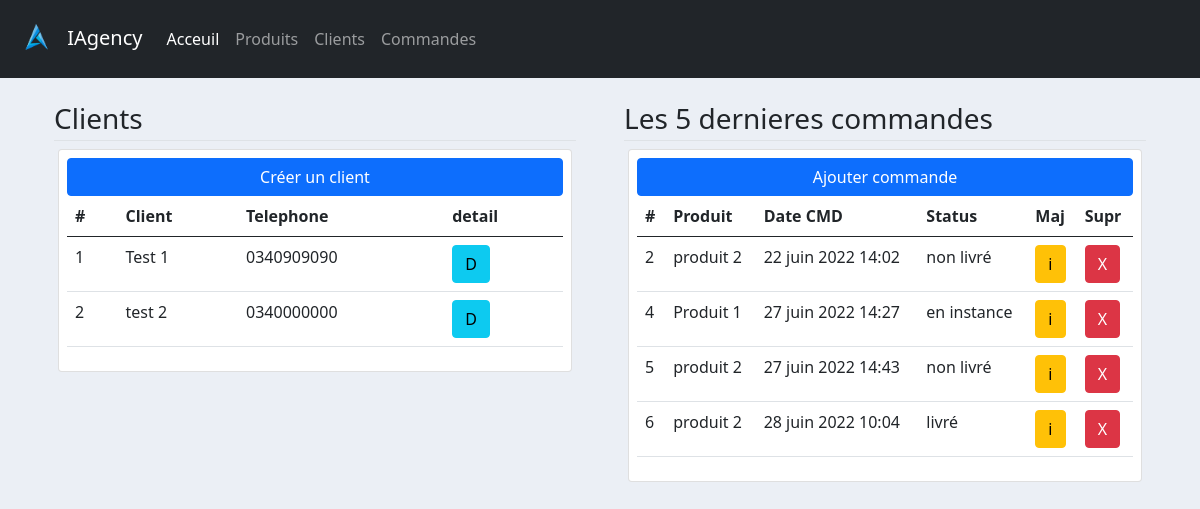
The page / on the database its author committed.
### client/models.py (models this page shows, shortened)
class Client(models.Model):
    nom = models.CharField(max_length=200,null=True)
    telephone = models.CharField(max_length=100, null=True)
    date_creation = models.DateTimeField(auto_now_add=True, null=True)

### commande/models.py (models this page shows)
class Commande(models.Model):
    STATUS=(
        ('en instance','en instance'),
        ('non livré','non livré'),
        ('livré','livré')
    )
    client = models.ForeignKey(Client,null=True,on_delete=models.SET_NULL)
    produit = models.ForeignKey(Produit,null=True,on_delete=models.SET_NULL)
    status = models.CharField(max_length=200,null=True,choices=STATUS)
    date_creation = models.DateTimeField(auto_now_add=True, null=True)

### produit/models.py (models this page shows)
class Produit(models.Model):
    nom = models.CharField(max_length=200, null=True)
    prix = models.FloatField(null=True)
    date_creation = models.DateTimeField(auto_now_add=True, null=True)
    tag = models.ManyToManyField(Tag)
    def __str__(self):
        return self.nom

### produit/views.py (the view)
# urls.py: path('', views.home, name='accueil'),
def home(request):
    commandes = Commande.objects.all()
    clients = Client.objects.all()
    context={
        'commandes':commandes,
        'clients':clients
    }
    return render(request, 'produit/accueil.html',context)

### templates/produit/accueil.html
{% extends 'main.html' %} {% block contenu %}
<div class="container-lg">
  <div class="row row-cols-md-2 row-cols-1">
    <div class="col p-md-4 p-3">
      <h3 class="border-bottom pb-1">Clients</h3>
      <div class="card p-2 m-1">
        <input type="button" value="Créer un client" class="btn btn-primary" />
        <table class="table">
          <thead>
            <tr>
              <th scope="col">#</th>
              <th scope="col">Client</th>
              <th scope="col">Telephone</th>
              <th>detail</th>
            </tr>
          </thead>
          <tbody>
            {% for client in clients %}
            <tr>
              <td>{{client.id}}</td>
              <td>{{client.nom}}</td>
              <td>{{client.telephone}}</td>
              <td>
                <a href="{% url 'client' client.id %}" class="btn btn-info"
                  >D</a
                >
              </td>
            </tr>
            {% endfor %}
          </tbody>
        </table>
      </div>
    </div>
    <div class="col p-md-4 p-3">
      <h3 class="border-bottom pb-1">Les 5 dernieres commandes</h3>
      <div class="card p-2 m-1">
        <a href="{% url 'ajout_commande' %}" class="btn btn-primary"
          >Ajouter commande</a
        >
        <div class="table-responsive">
          <table class="table">
            <thead>
              <tr>
                <th scope="col">#</th>
                <th scope="col">Produit</th>
                <th scope="col">Date CMD</th>
                <th scope="col">Status</th>
                <th scope="col">Maj</th>
                <th scope="col">Supr</th>
              </tr>
            </thead>
            <tbody>
              {% for commande in commandes %}
              <tr>
                <td>{{commande.id}}</td>
                <td>{{commande.produit}}</td>
                <td>{{commande.date_creation}}</td>
                <td>{{commande.status}}</td>
                <td><a href="{% url 'modifier_commande' commande.id %}" class="btn btn-warning">i</a></td>
                <td><a href="{% url 'supprimer_commande' commande.id %}" class="btn btn-danger">X</a></td>
              </tr>
              {% endfor %}
            </tbody>
          </table>
        </div>
      </div>
    </div>
  </div>
</div>
{% endblock %}

### templates/main.html (shortened to what this page needs)
{% load static %}
<!DOCTYPE html>
<html lang="en">
<head>
    <link rel="stylesheet" type="text/css" href="{% static 'css/bootstrap.css'%}">
    <link rel="stylesheet" type="text/css" href="{% static 'css/style.css' %}">
    </head>
<body>
    {% include 'base/navbar.html' %}
    {% block contenu %}
    {% endblock %}
</body>
</html>

### templates/base/navbar.html (shortened to what this page needs)
{% load static%}
<nav class="navbar navbar-expand-lg navbar-dark bg-dark fixed">
    <div class="container-fluid">
        <span class="navbar-brand">
            <img src="{% static 'images/logo.png' %}" alt="logo" width="50">
            IAgency
        </span>
        <div class="collapse navbar-collapse" id="navbarsExample09">
            <ul class="navbar-nav me-auto mb-2 mb-lg-0">
                <li class="nav-item">
                    <a class="nav-link active" aria-current="page" href="#">Acceuil</a>
                </li>
                <li class="nav-item">
                    <a class="nav-link" href="#">Produits</a>
                </li>
                <li class="nav-item">
                    <a class="nav-link" href="#">Clients</a>
                </li>
                <li class="nav-item">
                    <a class="nav-link" href="#">Commandes</a>
                </li>
            </ul>
        </div>
    </div>
</nav>

### static/css/style.css (style rules this page uses)
body { background-color: #ebeff5; }

### rows shown on the page
Client: id "1", nom "Test 1", telephone "0340909090"
Client: id "2", nom "test 2", telephone "0340000000"
Commande: id "2", produit "produit 2", date_creation "22 juin 2022 14:02", status "non livré"
Commande: id "4", produit "Produit 1", date_creation "27 juin 2022 14:27", status "en instance"
Commande: id "5", produit "produit 2", date_creation "27 juin 2022 14:43", status "non livré"
Commande: id "6", produit "produit 2", date_creation "28 juin 2022 10:04", status "livré"
